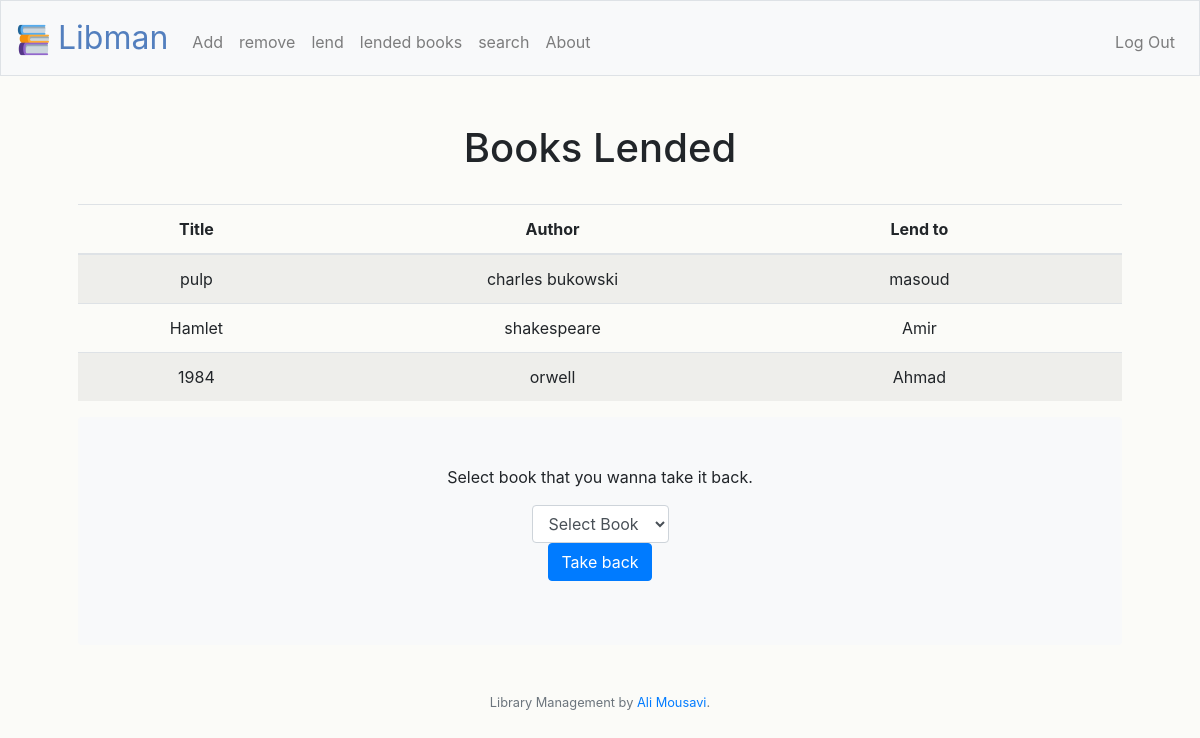
Before: /lended (signed in) with the older database file.
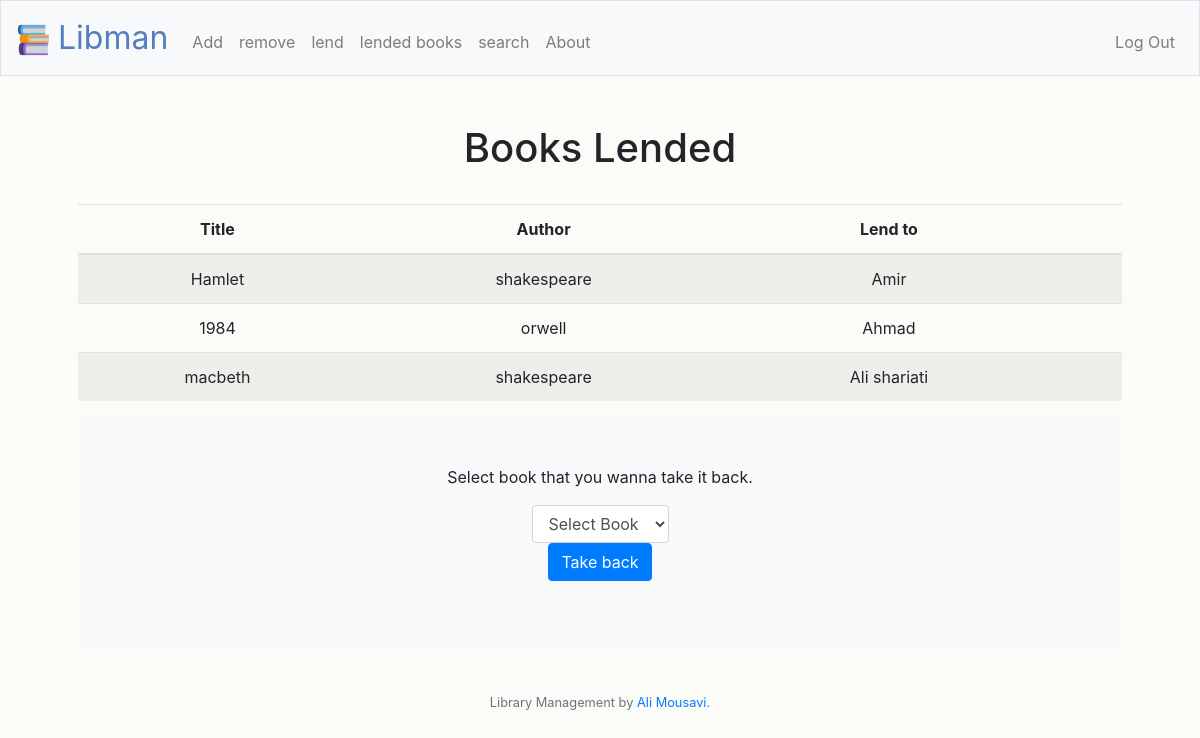
After: the same page with the newer database file.
### tables this page shows
CREATE TABLE 'lends' (id INTEGER, title TEXT NOT NULL, author TEXT NOT NULL, friend TEXT NOT NULL, user varchar(255), PRIMARY KEY(id));

### application.py (the view)
@app.route("/lended", methods=["GET", "POST"])
@login_required
def lended():
    if request.method == "POST":
        person = db.execute("SELECT username FROM users WHERE id=?", session["user_id"])
        name = person[0]
        person = name['username']
        books = db.execute("SELECT title,author,friend FROM lends WHERE user = ?", person)
        if request.method == "POST":
            title = request.form.get("title")
            author = db.execute("SELECT author FROM lends WHERE title=?", title)
            author = author[0]['author']
            db.execute("DELETE FROM lends WHERE title=? AND user=?", title, person)
            db.execute("INSERT INTO books (user, title, author) VALUES(?, ?, ?)", person, title, author)
        return redirect("/lended")
    else:
        person = db.execute("SELECT username FROM users WHERE id=?", session["user_id"])
        name = person[0]
        person = name['username']
        books = db.execute("SELECT title,author,friend FROM lends WHERE user = ?", person)
        return render_template("lended.html",books=books)

### application.py (called while the page is built)
@app.after_request
def after_request(response):
    response.headers["Cache-Control"] = "no-cache, no-store, must-revalidate"
    response.headers["Expires"] = 0
    response.headers["Pragma"] = "no-cache"
    return response

### helpers.py (called while the page is built)
def login_required(f):
    @wraps(f)
    def decorated_function(*args, **kwargs):
        if session.get("user_id") is None:
            return redirect("/welcome")
        return f(*args, **kwargs)
    return decorated_function

### templates/lended.html (shortened to what this page needs)
{% extends "layout.html" %}
{% block main %}
    <table  class="table table-striped">
        <thead>
            <tr>
                <th>Title</th>
                <th>Author</th>
                <th>Lend to</th>
                <th></th>
            </tr>
        </thead>
        <tbody>
            <h1>Books Lended</h1>
            <br>
            {% for book in books  %}
            <form >
                <tr>
                    <td name="title" >{{ book['title'] }}</td>
                    <td>{{ book['author'] }}</td>
                    <td>{{ book['friend'] }}</td>
                    <td></td>
                </tr>
            </form>
            {% endfor %}
        </tbody>
    </table>
    <form action="/lended" method="post">
    <div class="bg-light p-5 rounded">
        <p>Select book that you wanna take it back. </p>
        <div class="form-group" >
            <select class="form-control" name="title">
                <option disabled="" selected="" value="">Select Book</option>
            </select>
            <br>
        <button class="btn btn-primary" type="submit">Take back</button>
        </div>
    </div>
    </form>
{% endblock %}

### templates/layout.html (shortened to what this page needs)
<!DOCTYPE html>
<html lang="en">
    <head>
        <link rel="stylesheet" href="https://cdn.jsdelivr.net/npm/bootstrap@4.5.3/dist/css/bootstrap.min.css">
        <link href="/static/styles.css" rel="stylesheet">
    </head>
    <body>
        <nav class="navbar navbar-expand-md navbar-light bg-light border" >
            <a class="navbar-brand" href="/"><img src="/static/favicon-32x32.png"><span class="blue">   Libman</span></a>
            <div class="collapse navbar-collapse" id="navbar">
                {% if session.user_id %}
                    <ul class="navbar-nav mr-auto mt-2">
                        <li class="nav-item"><a class="nav-link" href="/add">Add</a></li>
                        <li class="nav-item"><a class="nav-link" href="/remove">remove</a></li>
                        <li class="nav-item"><a class="nav-link" href="/lend">lend</a></li>
                        <li class="nav-item"><a class="nav-link" href="/lended">lended books</a></li>
                        <li class="nav-item"><a class="nav-link" href="/search">search</a></li>
                        <li class="nav-item"><a class="nav-link" href="/about">About</a></li>
                    </ul>
                    <ul class="navbar-nav ml-auto mt-2">
                        <li class="nav-item"><a class="nav-link" href="/logout">Log Out</a></li>
                    </ul>
                {% else %}
                    <ul class="navbar-nav ml-auto mt-2">
                        <li class="nav-item"><a class="nav-link" href="/register">Register</a></li>
                        <li class="nav-item"><a class="nav-link" href="/login">Log In</a></li>
                        <li class="nav-item"><a class="nav-link" href="/about">About</a></li>
                    </ul>
                {% endif %}
            </div>
        </nav>
        <main class="container p-5">
            {% block main %}{% endblock %}
        </main>
        <footer class="small text-center text-muted">
            Library Management by <a href="https://www.github.com/sealimousavi">Ali Mousavi</a>.
        </footer>
    </body>
</html>

### static/styles.css (style rules this page uses)
nav .navbar-brand { font-size: xx-large; }
nav .navbar-brand .blue { color: #537fbe; }
main .form-control { display: inline-block; width: auto; }
main { overflow-x: auto; text-align: center; }
body { background-color: #fbfbf8; }

Changed rows visible on the page:
removed lends: title "pulp", author "charles bukowski", friend "masoud"
added lends: title "macbeth", author "shakespeare", friend "Ali shariati"
